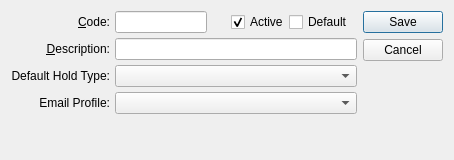
<?xml version="1.0" encoding="UTF-8"?>
<ui version="4.0">
 <comment>This file is part of the xTuple ERP: PostBooks Edition, a free and
open source Enterprise Resource Planning software suite,
Copyright (c) 1999-2014 by OpenMFG LLC, d/b/a xTuple.
It is licensed to you under the Common Public Attribution License
version 1.0, the full text of which (including xTuple-specific Exhibits)
is available at www.xtuple.com/CPAL.  By using this software, you agree
to be bound by its terms.</comment>
 <class>saleTypeAlt</class>
 <widget class="QDialog" name="saleTypeAlt">
  <property name="geometry">
   <rect>
    <x>0</x>
    <y>0</y>
    <width>454</width>
    <height>160</height>
   </rect>
  </property>
  <property name="windowTitle">
   <string>Sale Type</string>
  </property>
  <layout class="QGridLayout" name="gridLayout">
   <item row="0" column="0">
    <layout class="QVBoxLayout">
     <property name="spacing">
      <number>0</number>
     </property>
     <item>
      <layout class="QHBoxLayout">
       <property name="spacing">
        <number>5</number>
       </property>
       <item>
        <layout class="QVBoxLayout">
         <property name="spacing">
          <number>5</number>
         </property>
         <item>
          <widget class="QLabel" name="_codeLit">
           <property name="text">
            <string>&amp;Code:</string>
           </property>
           <property name="alignment">
            <set>Qt::AlignRight|Qt::AlignTrailing|Qt::AlignVCenter</set>
           </property>
           <property name="buddy">
            <cstring>_code</cstring>
           </property>
          </widget>
         </item>
         <item>
          <widget class="QLabel" name="_descriptionLit">
           <property name="text">
            <string>&amp;Description:</string>
           </property>
           <property name="alignment">
            <set>Qt::AlignRight|Qt::AlignTrailing|Qt::AlignVCenter</set>
           </property>
           <property name="buddy">
            <cstring>_description</cstring>
           </property>
          </widget>
         </item>
         <item>
          <widget class="QLabel" name="_holdTypeLit">
           <property name="text">
            <string>Default Hold Type:</string>
           </property>
           <property name="alignment">
            <set>Qt::AlignRight|Qt::AlignTrailing|Qt::AlignVCenter</set>
           </property>
          </widget>
         </item>
         <item>
          <widget class="QLabel" name="_emlProfileLit">
           <property name="text">
            <string>Email Profile:</string>
           </property>
           <property name="alignment">
            <set>Qt::AlignRight|Qt::AlignTrailing|Qt::AlignVCenter</set>
           </property>
          </widget>
         </item>
        </layout>
       </item>
       <item>
        <layout class="QVBoxLayout">
         <property name="spacing">
          <number>5</number>
         </property>
         <item>
          <layout class="QHBoxLayout">
           <property name="spacing">
            <number>0</number>
           </property>
           <item>
            <widget class="XLineEdit" name="_code"/>
           </item>
           <item>
            <spacer name="horizontalSpacer">
             <property name="orientation">
              <enum>Qt::Horizontal</enum>
             </property>
             <property name="sizeHint" stdset="0">
              <size>
               <width>40</width>
               <height>20</height>
              </size>
             </property>
            </spacer>
           </item>
           <item>
            <widget class="QCheckBox" name="_active">
             <property name="text">
              <string>Active</string>
             </property>
             <property name="checked">
              <bool>true</bool>
             </property>
            </widget>
           </item>
           <item>
            <widget class="QCheckBox" name="_default">
             <property name="text">
              <string>Default</string>
             </property>
             <property name="checked">
              <bool>false</bool>
             </property>
            </widget>
           </item>
           <item>
            <spacer name="Spacer29">
             <property name="orientation">
              <enum>Qt::Horizontal</enum>
             </property>
             <property name="sizeType">
              <enum>QSizePolicy::Expanding</enum>
             </property>
             <property name="sizeHint" stdset="0">
              <size>
               <width>20</width>
               <height>20</height>
              </size>
             </property>
            </spacer>
           </item>
          </layout>
         </item>
         <item>
          <widget class="XLineEdit" name="_description"/>
         </item>
         <item>
          <widget class="XComboBox" name="_holdType"/>
         </item>
         <item>
          <widget class="XComboBox" name="_emlProfile"/>
         </item>
        </layout>
       </item>
      </layout>
     </item>
     <item>
      <spacer name="Spacer35">
       <property name="orientation">
        <enum>Qt::Vertical</enum>
       </property>
       <property name="sizeType">
        <enum>QSizePolicy::Expanding</enum>
       </property>
       <property name="sizeHint" stdset="0">
        <size>
         <width>20</width>
         <height>20</height>
        </size>
       </property>
      </spacer>
     </item>
    </layout>
   </item>
   <item row="0" column="1">
    <widget class="QDialogButtonBox" name="_buttonBox">
     <property name="orientation">
      <enum>Qt::Vertical</enum>
     </property>
     <property name="standardButtons">
      <set>QDialogButtonBox::Cancel|QDialogButtonBox::Save</set>
     </property>
    </widget>
   </item>
  </layout>
 </widget>
 <layoutdefault spacing="6" margin="11"/>
 <customwidgets>
  <customwidget>
   <class>XComboBox</class>
   <extends>QComboBox</extends>
   <header>xcombobox.h</header>
  </customwidget>
  <customwidget>
   <class>XLineEdit</class>
   <extends>QLineEdit</extends>
   <header>xlineedit.h</header>
   <container>1</container>
  </customwidget>
 </customwidgets>
 <tabstops>
  <tabstop>_code</tabstop>
  <tabstop>_active</tabstop>
  <tabstop>_buttonBox</tabstop>
 </tabstops>
 <includes>
  <include location="global">parameter.h</include>
 </includes>
 <resources/>
 <connections/>
</ui>
